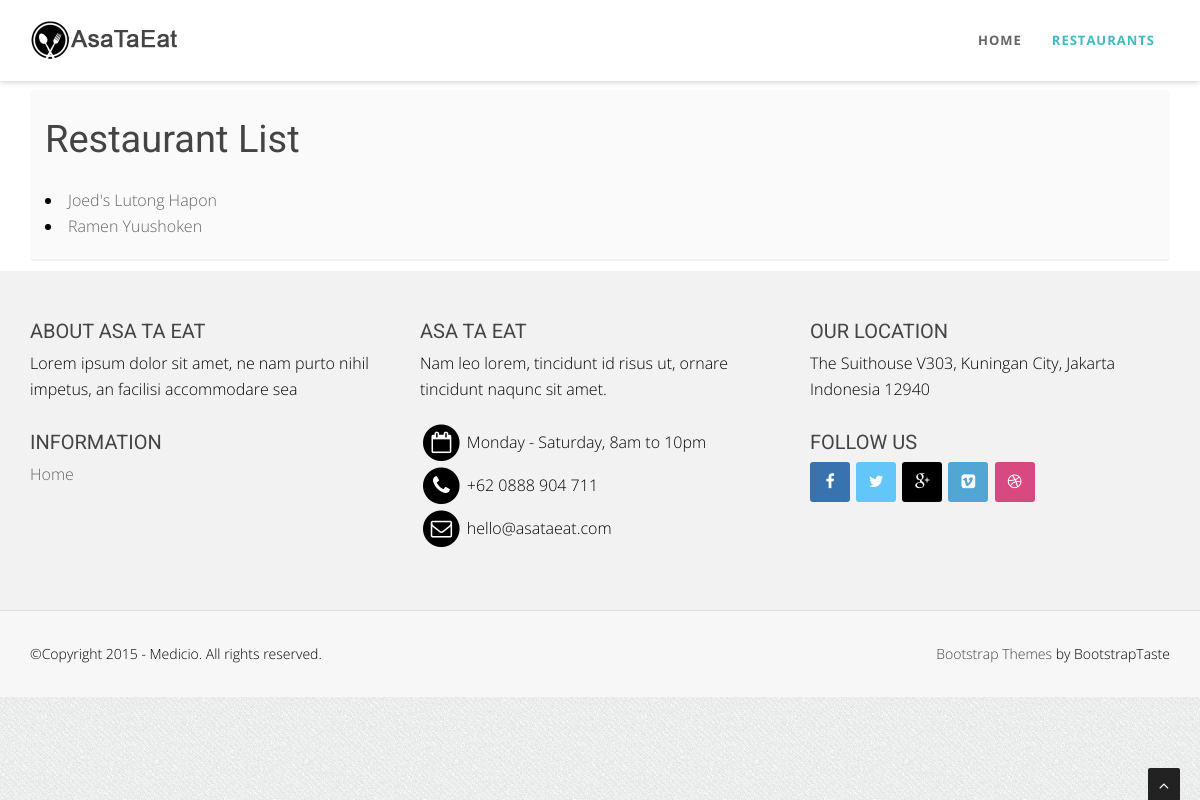
Before: /resturants/ with the older database file.
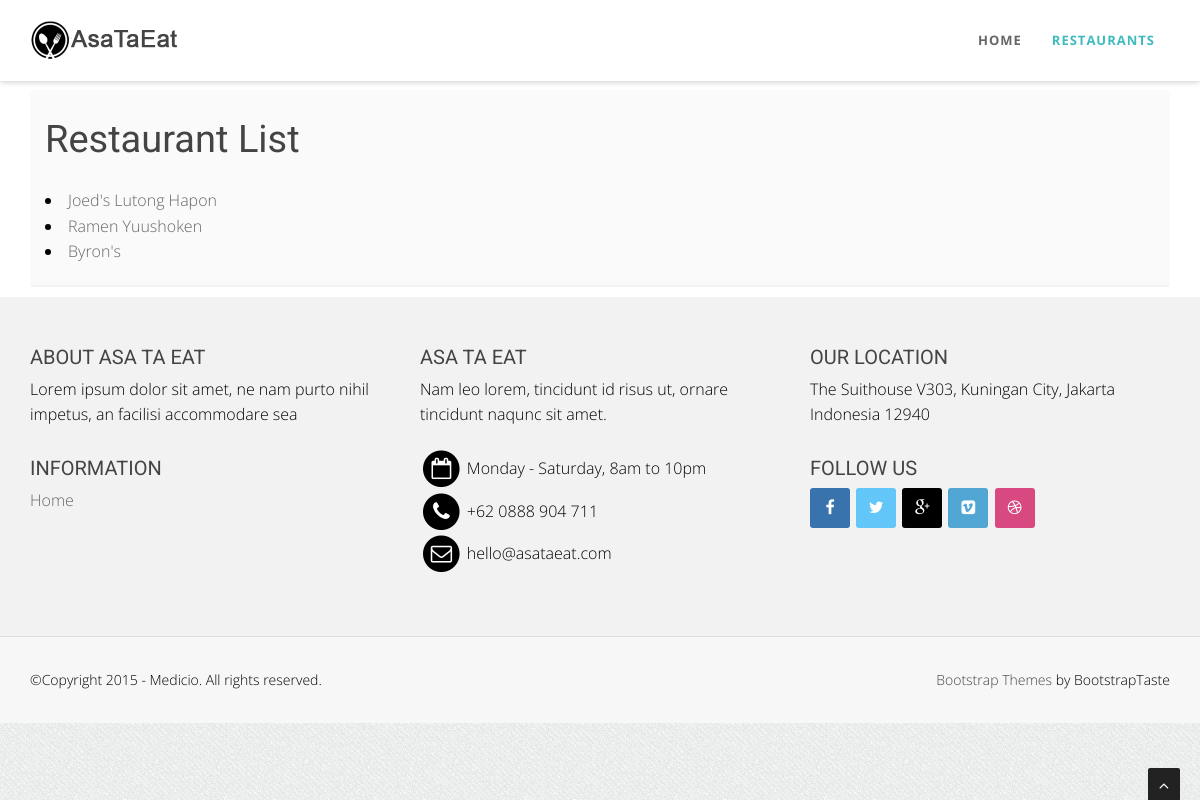
After: the same page with the newer database file.
### restaurants/models.py (models this page shows, shortened)
class RestaurantLocation(models.Model):
    owner       = models.ForeignKey(User)
    name        = models.CharField(max_length=120)
    location    = models.CharField(max_length=120, null=True, blank=True)
    category    = models.CharField(max_length=120, null=True, blank=False)
    timestamp   = models.DateTimeField(auto_now_add=True)
    updated     = models.DateTimeField(auto_now=True)
    slug        = models.SlugField(null=True, blank=True)
    def get_absolute_url(self):
        return reverse('restaurants:detail', kwargs={'slug': self.slug})

### restaurants/views.py (the view)
class RestaurantListView(ListView):
    def get_queryset(self):
        slug = self.kwargs.get("slug")
        if slug:
            queryset = RestaurantLocation.objects.filter(
                Q(category__icontains = slug)|
                Q(category__iexact = slug)
            )
        else:
            queryset = RestaurantLocation.objects.all()
        return queryset

### restaurants/templates/restaurants/restaurantlocation_list.html (shortened to what this page needs)
{% extends "base.html" %}
{% block content %}
<section id="callaction" class="home-section paddingtop-90 paddingbot-10">
        <div class="container">
             <div class="row">
                 <div class="col-md-12">
                     <div class="callaction bg-gray">
                         <div class="row">
                            <h1>Restaurant List</h1>
                         </div>
                         <div class="row">
                            {% for object in object_list %}
                                <li><a href="{{ object.get_absolute_url }}">{{ object.name }}</a></li>
                            {% endfor %}
                        </div>
                     </div>
                 </div>
             </div>
         </div>
 </section>
{% endblock content %}

Changed rows visible on the page:
added RestaurantLocation: name "Byron's"
